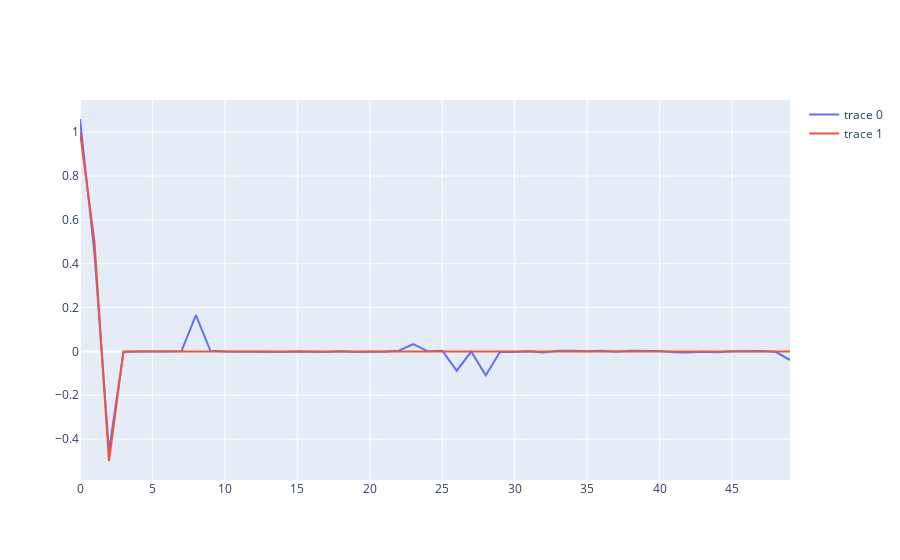

Notebook code cell kept with this figure:
### Code cell
fig = go.Figure()
fig.add_trace(go.Scatter(y=w,mode ='lines'))
fig.add_trace(go.Scatter(y=true_w,mode ='lines'))
fig.show()

### Figure 1 — Plotly figure (JSON) as saved in the notebook; plotly's stock layout.template omitted (floating-point values rounded to 4 significant figures)
{"data": [{"mode": "lines", "type": "scatter", "y": [1.06, 0.4475, -0.4565, -0.002799, -0.0004822, -0.0002858, 0.0001663, 0.0005664, 0.1651, 0.002824, -0.001026, -0.001463, -0.003032, -0.000567, -0.003277, -0.0008348, -0.001298, -0.002242, 0.0008597, -0.002263, -0.001535, -0.001509, 0.003375, 0.03362, 0.0004364, 0.003244, -0.08807, -0.0009109, -0.1093, -0.001706, -0.002352, 0.0002163, -0.005439, 0.003052, 0.002557, 0.0007495, 0.003178, -0.001136, 0.002472, 0.001839, 0.001226, -0.003519, -0.005191, -0.002133, -0.003456, 0.0009003, 0.002414, 0.001251, -0.00167, -0.03932]}, {"mode": "lines", "type": "scatter", "y": [1, 0.5, -0.5, 0, 0, 0, 0, 0, 0, 0, 0, 0, 0, 0, 0, 0, 0, 0, 0, 0, 0, 0, 0, 0, 0, 0, 0, 0, 0, 0, 0, 0, 0, 0, 0, 0, 0, 0, 0, 0, 0, 0, 0, 0, 0, 0, 0, 0, 0, 0]}], "layout": {"autosize": true, "xaxis": {"autorange": true, "range": [0, 49]}, "yaxis": {"autorange": true, "range": [-0.5867, 1.147], "type": "linear"}}}
